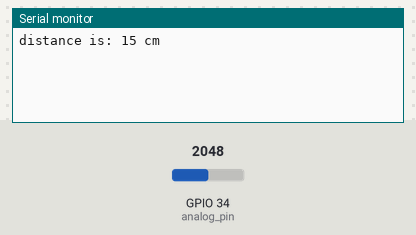
Simulated run of this sketch. Board: ESP32. On the bench: the last lines printed to the serial monitor. The test bench sets the inputs (shaded band); at power-on: GPIO 34 (analog_pin) = 2048.

Above: at 1.2 s.
1.3 s: GPIO 34 (analog_pin) set to 2866
At 1.3 s:
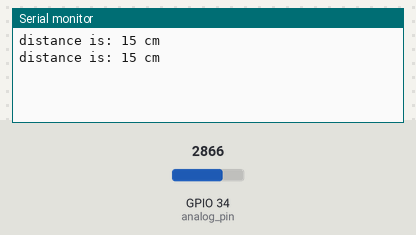
2.8 s: GPIO 34 (analog_pin) set to 3603
At 4.3 s:
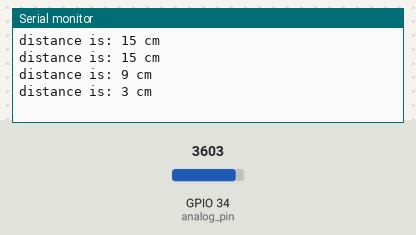
Timing chart, 0 to 5.8 s (numbered marks = the images above; inputs shaded):
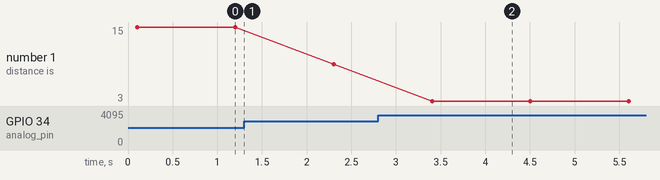

Measured:
- after the input at 2.8 s, the serial monitor: prints a new line after 0.60 s (image 2)
- plotted number 1: 15 → 9 after the input at 1.3 s, 9 → 3 after the input at 2.8 s

The sketch:

sharp_ir_test_2.ino
```cpp
#define analog_pin 34    // analog pin

unsigned int avgValue;
float temp_dis,final_dist;
int my_distance;

int buf[10],temp;

float Get_Distance(){
  for(int i=0;i<10;i++)       //Get 10 sample value from analog pin
  {
    buf[i]=analogRead(analog_pin);
    delay(10);
  }
  for(int i=0;i<9;i++)        //sort the analog from small to large
  {
    for(int j=i+1;j<10;j++)
    {
      if(buf[i]>buf[j])
      {
        temp=buf[i];
        buf[i]=buf[j];
        buf[j]=temp;
      }
    }
  }
  avgValue=0;
  for(int i=2;i<8;i++)                      //take the average value of 6 center sample
    avgValue+=buf[i];
    temp_dis = (avgValue*(-0.01874))+52.087;
    final_dist = (temp_dis*(0.0649));
    final_dist= final_dist + 26.8145;
    return final_dist;
  }

void setup() {
  Serial.begin(115200);

}

void loop() {
my_distance = Get_Distance();
Serial.print("distance is: ");
Serial.print(my_distance);
Serial.println(" cm");
delay(1000);
}
```
